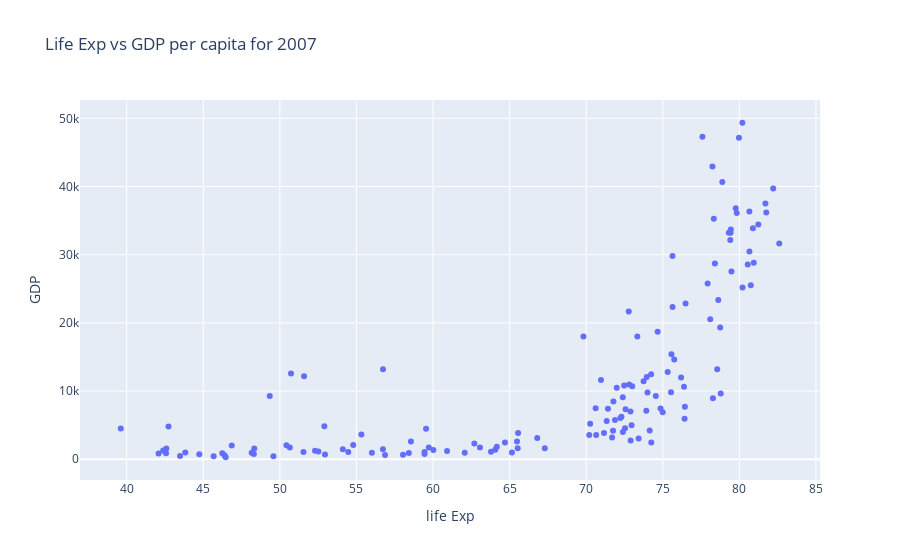

Write notebook code for a chart like this one.
### Code cell
trace1 = go.Scatter(x=temp_df['lifeExp'], y=temp_df['gdpPercap'], mode='markers')

data = [trace1]
layout = go.Layout(title="Life Exp vs GDP per capita for 2007", xaxis={'title':'life Exp'}, yaxis={'title':'GDP'})
fig = go.Figure(data, layout)

fig.show()

### Figure 1 — Plotly figure (JSON) as saved in the notebook; plotly's stock layout.template omitted (floating-point values rounded to 4 significant figures; data arrays with more than 128 entries replaced by an {"elided": "..."} marker saying what was removed)
{"data": [{"mode": "markers", "type": "scatter", "x": {"elided": "142 float values"}, "y": {"elided": "142 float values"}}], "layout": {"title": {"text": "Life Exp vs GDP per capita for 2007"}, "xaxis": {"title": {"text": "life Exp"}}, "yaxis": {"title": {"text": "GDP"}}}}
